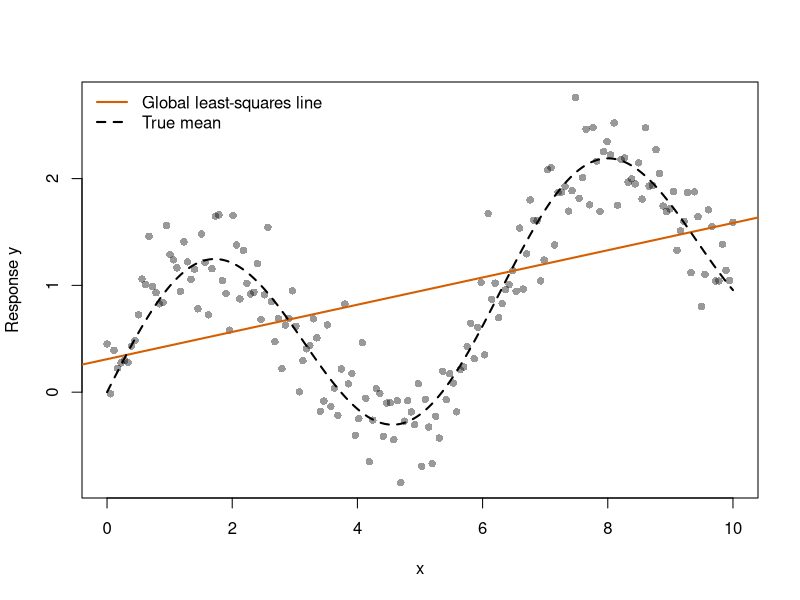
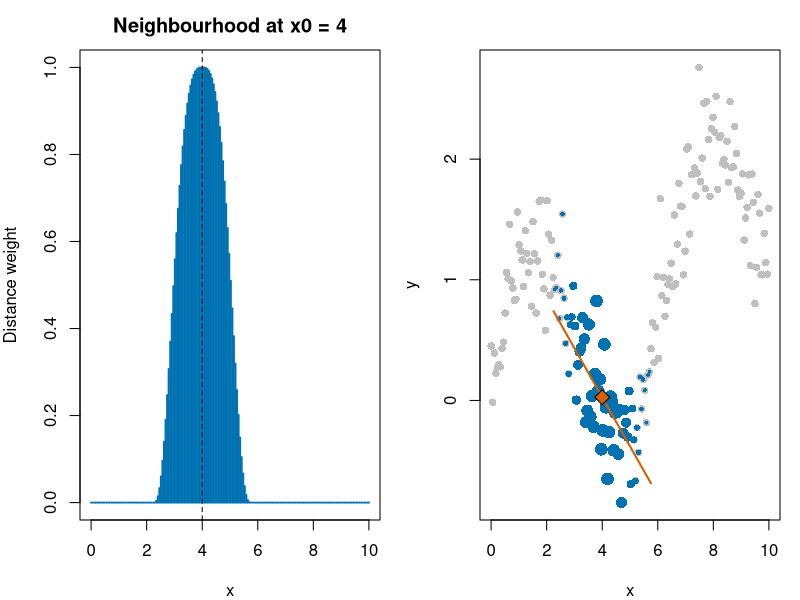
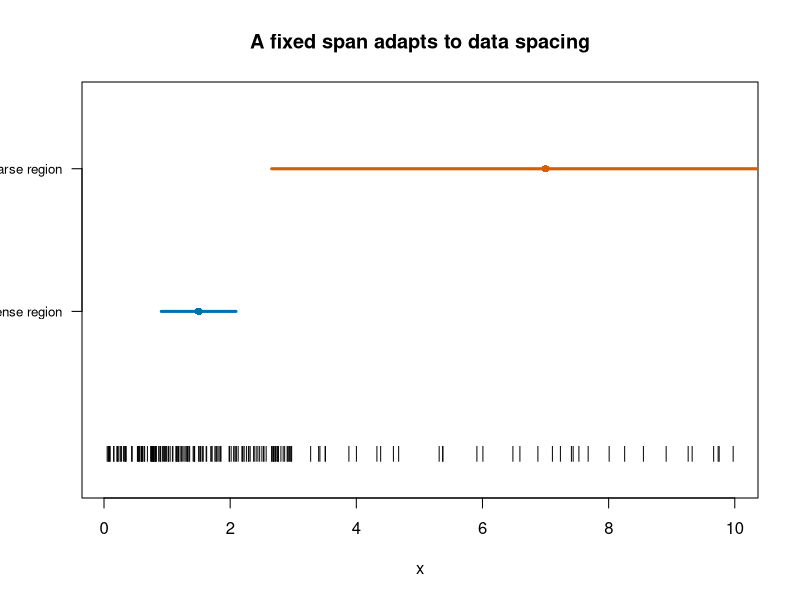
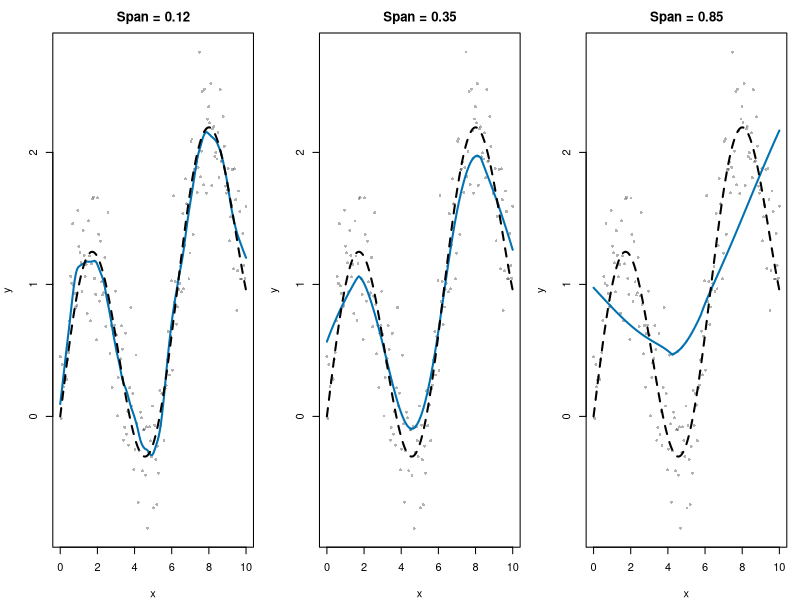
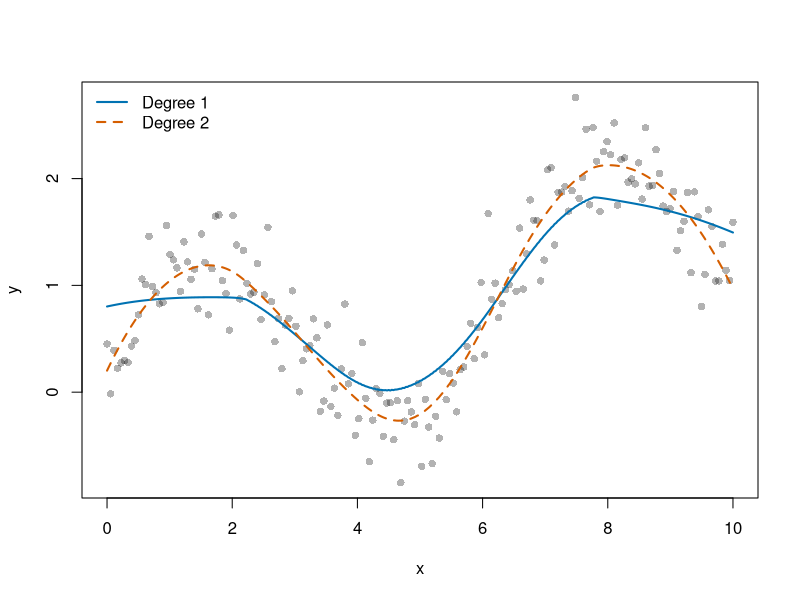
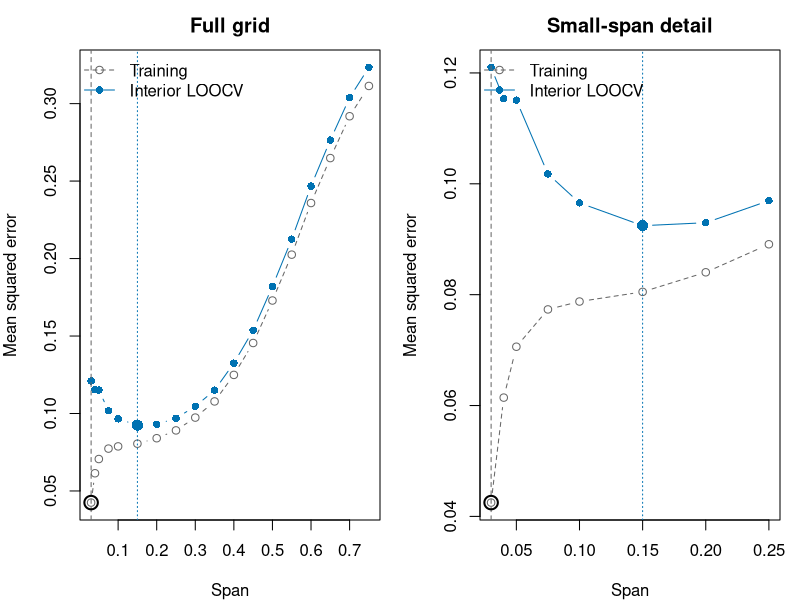
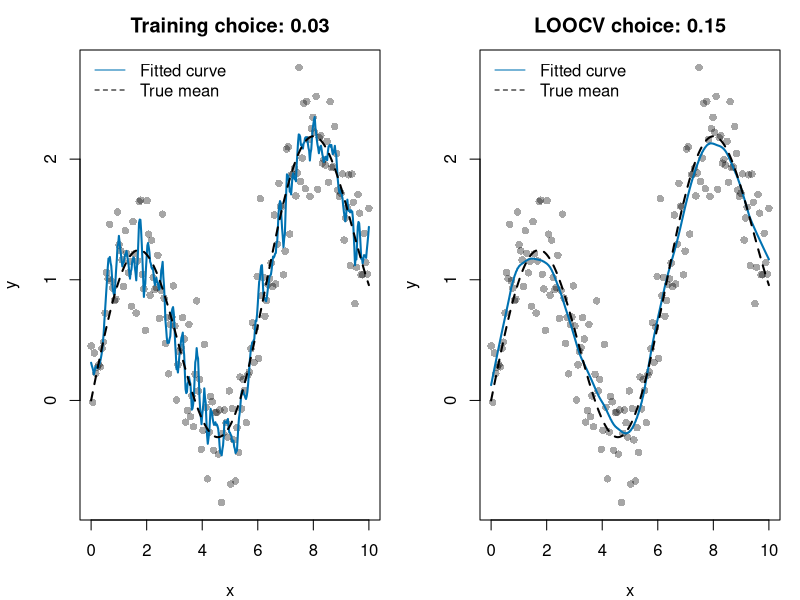
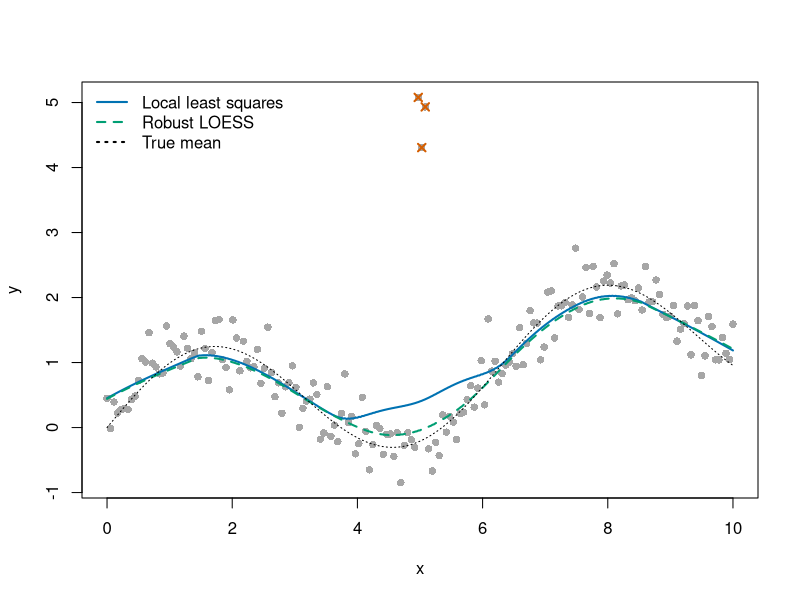

These figures' R source, in order:
## ---- chunk 1
knitr::opts_chunk$set(echo = TRUE, message = FALSE, warning = TRUE,
                     fig.width = 8, fig.height = 5, fig.align = "center",
                     dpi = 120, comment = "#>")
options(width = 90)
blue <- "#0072B2"
orange <- "#D55E00"
green <- "#009E73"
purple <- "#CC79A7"
# Keep local graphics settings local to each multi-panel example.
with_panels <- function(nr, nc, code) {
  old <- par(mfrow = c(nr, nc), mar = c(4, 4, 2.5, 1))
  on.exit(par(old))
  force(code)
}
## ---- chunk 2
set.seed(2101)
reg <- data.frame(x = seq(0, 10, length.out = 180))
true_mean <- function(z) sin(z) + .15 * z
reg$y <- true_mean(reg$x) + rnorm(nrow(reg), sd = .35)
xg <- seq(min(reg$x), max(reg$x), length.out = 401)
## ---- chunk 3
plot(reg$x, reg$y, pch = 16, col = adjustcolor("black", .4),
     xlab = "x", ylab = "Response y")
abline(lm(y ~ x, data = reg), col = orange, lwd = 2)
lines(xg, true_mean(xg), lty = 2, lwd = 2)
legend("topleft", c("Global least-squares line", "True mean"),
       col = c(orange, "black"), lty = c(1, 2), lwd = 2, bty = "n")
## ---- chunk 4
x0 <- 4
alpha_demo <- .35
q <- ceiling(alpha_demo * nrow(reg))
distance <- abs(reg$x - x0)
radius <- sort(distance)[q]
w <- ifelse(distance < radius, (1 - (distance / radius)^3)^3, 0)
local_data <- transform(reg, centred_x = x - x0)
local_fit <- lm(y ~ centred_x, data = local_data, weights = w)
local_prediction <- unname(coef(local_fit)[1])
with_panels(1, 2, {
  plot(reg$x, w, type = "h", col = blue, lwd = 2,
       xlab = "x", ylab = "Distance weight", main = "Neighbourhood at x0 = 4")
  abline(v = x0, lty = 2)
  plot(reg$x, reg$y, pch = 16, col = "grey75", xlab = "x", ylab = "y")
  points(reg$x[w > 0], reg$y[w > 0], pch = 16,
         col = blue, cex = .5 + 1.2 * w[w > 0])
  local_grid <- seq(x0 - radius, x0 + radius, length.out = 100)
  lines(local_grid, predict(local_fit,
       newdata = data.frame(centred_x = local_grid - x0)), col = orange, lwd = 2)
  points(x0, local_prediction, pch = 23, bg = orange, cex = 1.6)
})
## ---- chunk 5
set.seed(2102)
x_uneven <- sort(c(runif(150, 0, 3), runif(35, 3, 10)))
targets <- c(1.5, 7)
a_local <- .3
radii <- vapply(targets, function(z)
  sort(abs(x_uneven - z))[ceiling(a_local * length(x_uneven))], numeric(1))
plot(x_uneven, rep(0, length(x_uneven)), pch = "|", ylim = c(-.2, 2.5),
     xlab = "x", ylab = "", yaxt = "n", main = "A fixed span adapts to data spacing")
for (j in seq_along(targets)) {
  segments(targets[j] - radii[j], j, targets[j] + radii[j], j,
           col = c(blue, orange)[j], lwd = 3)
  points(targets[j], j, pch = 16, col = c(blue, orange)[j])
}
axis(2, at = 1:2, labels = c("Dense region", "Sparse region"), las = 1, cex.axis = .8)
## ---- chunk 6
# Explicit settings prevent hidden changes in degree, family, or surface.
fit_loess <- function(dat, span, family = "gaussian", degree = 1) {
  loess(y ~ x, data = dat, span = span, degree = degree, family = family,
        control = loess.control(surface = "direct"))
}
spans <- c(.12, .35, .85)
fits <- lapply(spans, function(s) fit_loess(reg, s))
## ---- chunk 7
with_panels(1, 3, {
  for (j in seq_along(spans)) {
    plot(reg$x, reg$y, pch = 16, cex = .6, col = adjustcolor("black", .3),
         xlab = "x", ylab = "y", main = paste("Span =", spans[j]))
    lines(xg, predict(fits[[j]], data.frame(x = xg)), col = blue, lwd = 2)
    lines(xg, true_mean(xg), lty = 2, lwd = 2)
  }
})
## ---- chunk 8
fit_linear <- fit_loess(reg, .45, degree = 1)
fit_quadratic <- fit_loess(reg, .45, degree = 2)
plot(reg$x, reg$y, pch = 16, col = adjustcolor("black", .3),
     xlab = "x", ylab = "y")
lines(xg, predict(fit_linear, data.frame(x = xg)), col = blue, lwd = 2)
lines(xg, predict(fit_quadratic, data.frame(x = xg)), col = orange, lwd = 2, lty = 2)
legend("topleft", c("Degree 1", "Degree 2"), col = c(blue, orange),
       lty = c(1, 2), lwd = 2, bty = "n")
## ---- chunk 9
span_grid <- c(.03, .04, .05, .075, .10, seq(.15, .75, by = .05))
interior <- 2:(nrow(reg) - 1)
cv_error <- training_error <- numeric(length(span_grid))
for (j in seq_along(span_grid)) {
  s <- span_grid[j]
  full <- fit_loess(reg, s)
  full_pred <- predict(full, reg[interior, , drop = FALSE])
  training_error[j] <- mean((reg$y[interior] - full_pred)^2)
  held_out <- vapply(interior, function(i) {
    fit_i <- fit_loess(reg[-i, ], s)
    as.numeric(predict(fit_i, reg[i, , drop = FALSE]))
  }, numeric(1))
  # Do not silently compare scores computed on different subsets.
  stopifnot(all(is.finite(held_out)))
  cv_error[j] <- mean((reg$y[interior] - held_out)^2)
}
training_span <- span_grid[which.min(training_error)]
best_span <- span_grid[which.min(cv_error)]
knitr::kable(data.frame(span = span_grid, training_MSE = training_error,
                       interior_LOOCV_MSE = cv_error), digits = 4)
## ---- chunk 10
with_panels(1, 2, {
  for (upper in c(max(span_grid), .30)) {
    keep <- span_grid <= upper
    matplot(span_grid[keep], cbind(training_error, cv_error)[keep, ],
            type = "b", pch = c(1, 16), lty = c(2, 1),
            col = c("grey40", blue), xlab = "Span", ylab = "Mean squared error",
            main = if (upper > .30) "Full grid" else "Small-span detail")
    abline(v = training_span, col = "grey40", lty = 2)
    abline(v = best_span, col = blue, lty = 3)
    points(training_span, min(training_error), pch = 1, cex = 1.8, lwd = 2)
    points(best_span, min(cv_error), pch = 16, cex = 1.5, col = blue)
    legend("topleft", c("Training", "Interior LOOCV"),
           col = c("grey40", blue), lty = c(2, 1), pch = c(1, 16), bty = "n")
  }
})
## ---- chunk 11
best_fit <- fit_loess(reg, best_span)
selection_spans <- c(training_span, best_span)
with_panels(1, 2, {
  for (j in seq_along(selection_spans)) {
    selected_fit <- fit_loess(reg, selection_spans[j])
    plot(reg$x, reg$y, pch = 16, col = adjustcolor("black", .35),
         xlab = "x", ylab = "y",
         main = paste(c("Training choice:", "LOOCV choice:")[j], selection_spans[j]))
    lines(xg, predict(selected_fit, data.frame(x = xg)), col = blue, lwd = 2)
    lines(xg, true_mean(xg), lty = 2, lwd = 2)
    legend("topleft", c("Fitted curve", "True mean"),
           col = c(blue, "black"), lty = c(1, 2), bty = "n")
  }
})
## ---- chunk 12
contaminated <- reg
bad <- which.min(abs(reg$x - 5)) + (-1:1)
contaminated$y[bad] <- contaminated$y[bad] + 5
ordinary_fit <- fit_loess(contaminated, .3, family = "gaussian")
robust_fit <- fit_loess(contaminated, .3, family = "symmetric")
plot(contaminated$x, contaminated$y, pch = 16, col = "grey65",
     xlab = "x", ylab = "y")
points(contaminated$x[bad], contaminated$y[bad], pch = 4, col = orange, lwd = 2)
lines(xg, predict(ordinary_fit, data.frame(x = xg)), col = blue, lwd = 2)
lines(xg, predict(robust_fit, data.frame(x = xg)), col = green, lwd = 2, lty = 2)
lines(xg, true_mean(xg), col = "black", lty = 3)
legend("topleft", c("Local least squares", "Robust LOESS", "True mean"),
       col = c(blue, green, "black"), lty = c(1, 2, 3), lwd = 2, bty = "n")
## ---- chunk 13
local_weights <- function(x, x0, span) {
  u <- x - x0
  radius <- sort(abs(u))[ceiling(span * length(x))]
  stopifnot(radius > 0)
  w <- pmax(0, 1 - (abs(u) / radius)^3)^3
  S0 <- sum(w); S1 <- sum(w * u); S2 <- sum(w * u^2)
  D <- S0 * S2 - S1^2
  stopifnot(D > 0)
  ell <- w * (S2 - S1 * u) / D
  stopifnot(abs(sum(ell) - 1) < 1e-8, abs(sum(ell * u)) < 1e-8)
  list(w = w, average = w / S0, ell = ell, displacement = S1 / S0)
}
edge_targets <- c(4, 15)
edge_weights <- lapply(edge_targets, function(z) local_weights(cars$speed, z, .7))
## ---- chunk 14
with_panels(2, 2, {
  for (j in seq_along(edge_targets)) {
    z <- edge_targets[j]; ww <- edge_weights[[j]]
    centre <- cars$speed - z
    local_line <- lm(dist ~ centre, data = cars, weights = ww$w)
    active <- ww$w > 0
    local_x <- seq(min(cars$speed[active]), max(cars$speed[active]), length.out = 100)
    avg <- sum(ww$average * cars$dist)
    plot(cars$speed, cars$dist, pch = 16, col = "grey75",
         xlab = "Speed (mph)", ylab = "Stopping distance (ft)",
         main = paste("Target speed =", z))
    points(cars$speed[active], cars$dist[active], pch = 16, col = "grey40")
    segments(min(local_x), avg, max(local_x), avg, col = orange, lwd = 2)
    lines(local_x, predict(local_line, data.frame(centre = local_x - z)),
          col = blue, lwd = 2)
    abline(v = z, lty = 3)
    points(c(z, z), c(avg, sum(ww$ell * cars$dist)),
           pch = c(17, 16), col = c(orange, blue), cex = 1.4)
    legend("topleft", c("Local average", "Local line"),
           col = c(orange, blue), lty = 1, bty = "n", cex = .8)
  }
  weight_ylim <- range(unlist(lapply(edge_weights, function(w) c(w$average, w$ell))))
  for (j in seq_along(edge_targets)) {
    ww <- edge_weights[[j]]
    plot(cars$speed, ww$ell, type = "h", col = blue, ylim = weight_ylim,
         xlab = "Speed (mph)", ylab = "Weight in the prediction",
         main = paste("Weights at speed", edge_targets[j]))
    points(cars$speed, ww$average, pch = 17, col = orange, cex = .7)
    abline(h = 0, col = "grey60"); abline(v = edge_targets[j], lty = 3)
  }
})
## ---- chunk 15
edge_summary <- do.call(rbind, lapply(seq_along(edge_targets), function(j) {
  ww <- edge_weights[[j]]
  # Change just one response at the speed nearest the target by +10 ft.
  # With fixed span and nonrobust weights, its exact effect is 10 * ell[i].
  i <- which.min(abs(cars$speed - edge_targets[j]))
  data.frame(target = edge_targets[j], weighted_x_shift = ww$displacement,
             local_average = sum(ww$average * cars$dist),
             local_line = sum(ww$ell * cars$dist),
             negative_weights = sum(ww$ell < -1e-10),
             prediction_change_for_10ft_shift = 10 * ww$ell[i])
}))
knitr::kable(edge_summary, digits = 3,
             col.names = c("Target speed", "Weighted x shift", "Local average",
                           "Local line", "Negative weights", "Change after +10 ft"))
## ---- chunk 16
car_fit <- loess(dist ~ speed, data = cars, degree = 1, span = .7,
                 control = loess.control(surface = "interpolate"))
car_direct <- loess(dist ~ speed, data = cars, degree = 1, span = .7,
                    control = loess.control(surface = "direct"))
speed_limits <- range(cars$speed)
outside <- data.frame(speed = c(0, speed_limits[1], 15, speed_limits[2], 30))
knitr::kable(data.frame(outside,
                       within_observed_range = outside$speed >= speed_limits[1] &
                                               outside$speed <= speed_limits[2],
                       interpolation_surface = as.numeric(predict(car_fit, outside)),
                       direct_surface = as.numeric(predict(car_direct, outside))),
             digits = 2)
## ---- chunk 17
car_grid <- data.frame(speed = seq(0, 30, length.out = 301))
car_predictions <- list(predict(car_fit, car_grid), predict(car_direct, car_grid))
in_range <- car_grid$speed >= speed_limits[1] & car_grid$speed <= speed_limits[2]
car_ylim <- range(cars$dist, unlist(car_predictions), na.rm = TRUE)
with_panels(1, 2, {
  for (j in 1:2) {
    plot(cars$speed, cars$dist, xlim = c(0, 30), ylim = car_ylim,
         pch = 16, col = "grey60", xlab = "Speed (mph)", ylab = "Stopping distance (ft)",
         main = c("Default: no outside prediction", "Direct: numbers outside too")[j])
    abline(v = speed_limits, lty = 3, col = "grey40")
    lines(car_grid$speed, ifelse(in_range, car_predictions[[j]], NA), col = blue, lwd = 2)
    lines(car_grid$speed, ifelse(!in_range, car_predictions[[j]], NA),
          col = orange, lty = 2, lwd = 2)
  }
})
## ---- chunk 18
future_x <- seq(7, 14, length.out = 281)
mean_A <- true_mean(future_x)
mean_B <- mean_A + .25 * pmax(future_x - 10, 0)^2
continuation_fit <- fit_loess(reg, .30)
loess_future <- as.numeric(predict(continuation_fit, data.frame(x = future_x)))
visible <- reg$x >= 7
plot(reg$x[visible], reg$y[visible], xlim = c(7, 14),
     ylim = range(reg$y[visible], mean_A, mean_B, loess_future),
     pch = 16, col = "grey60", xlab = "x", ylab = "Response / mean",
     main = "Same observations, different possible futures")
abline(v = 10, lty = 3)
lines(future_x, mean_A, col = "black", lwd = 2)
lines(future_x, mean_B, col = green, lwd = 2, lty = 2)
lines(future_x, ifelse(future_x <= 10, loess_future, NA), col = blue, lwd = 2)
lines(future_x, ifelse(future_x >= 10, loess_future, NA), col = orange, lwd = 2, lty = 2)
legend("topleft", c("Mean A", "Mean B", "LOESS within range", "LOESS outside range"),
       col = c("black", green, blue, orange), lty = c(1, 2, 1, 2), lwd = 2,
       bty = "n", cex = .8)
